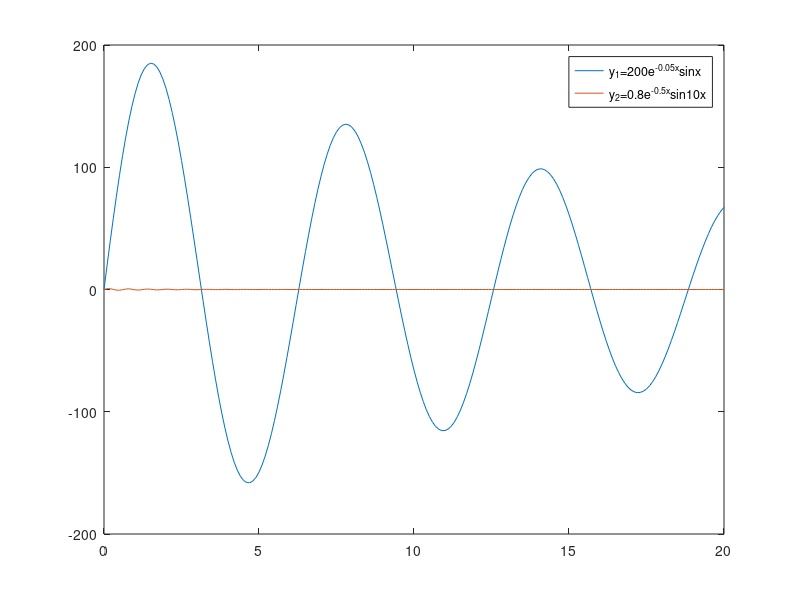

MATLAB code for this plot:
x = 0:0.1:20;
y1 = 200 * exp(-0.05 * x) .* sin(x); %要用.*
y2 = 0.8 * exp(-0.5 * x) .* sin(10 * x);
plot(x, y1, x, y2); %plot只有一个坐标轴，plotyy则有两个坐标轴

legend('y_1=200e^{-0.05x}sinx', 'y_2=0.8e^{-0.5x}sin10x'); %LaTex
